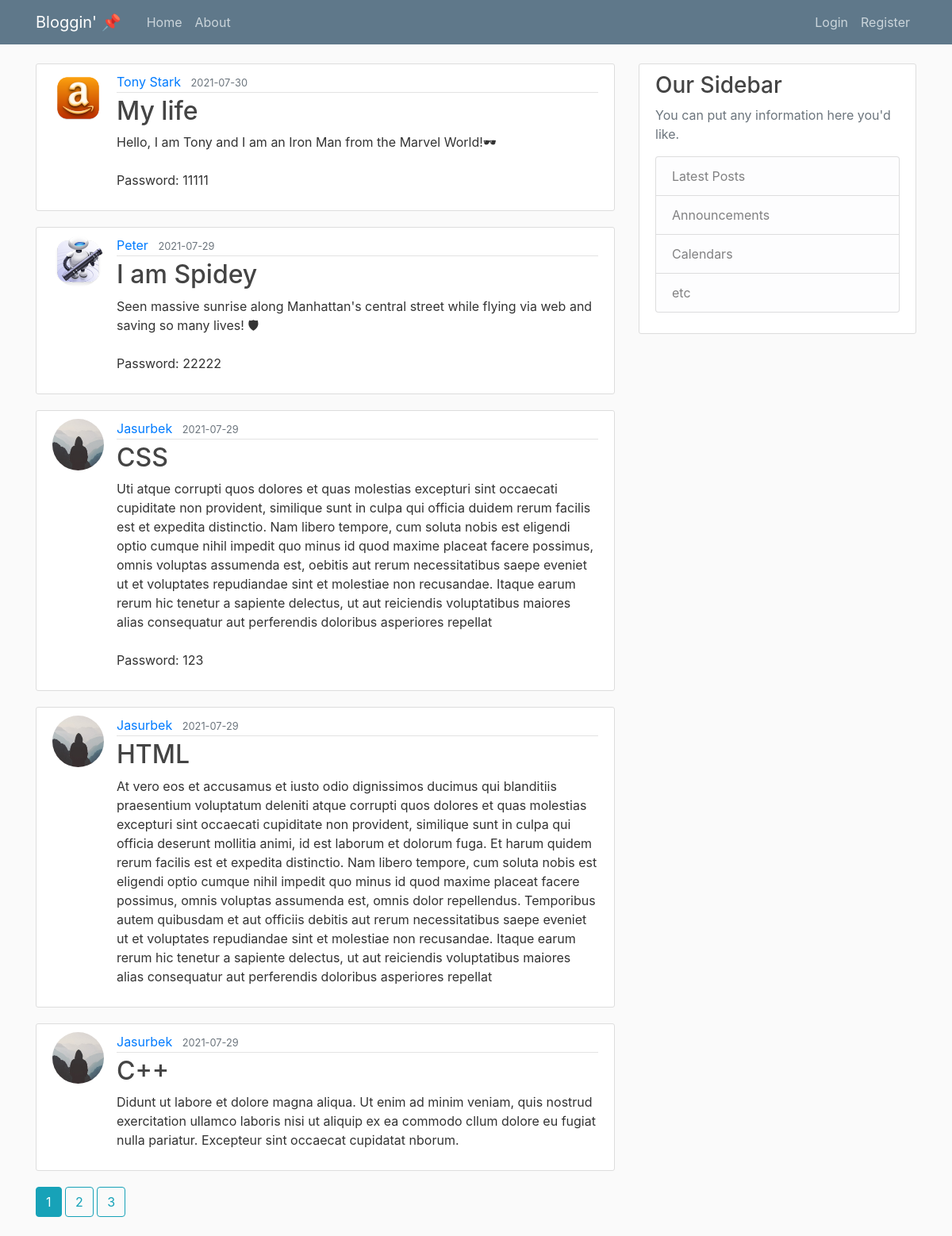
Page /home on the earlier database version.
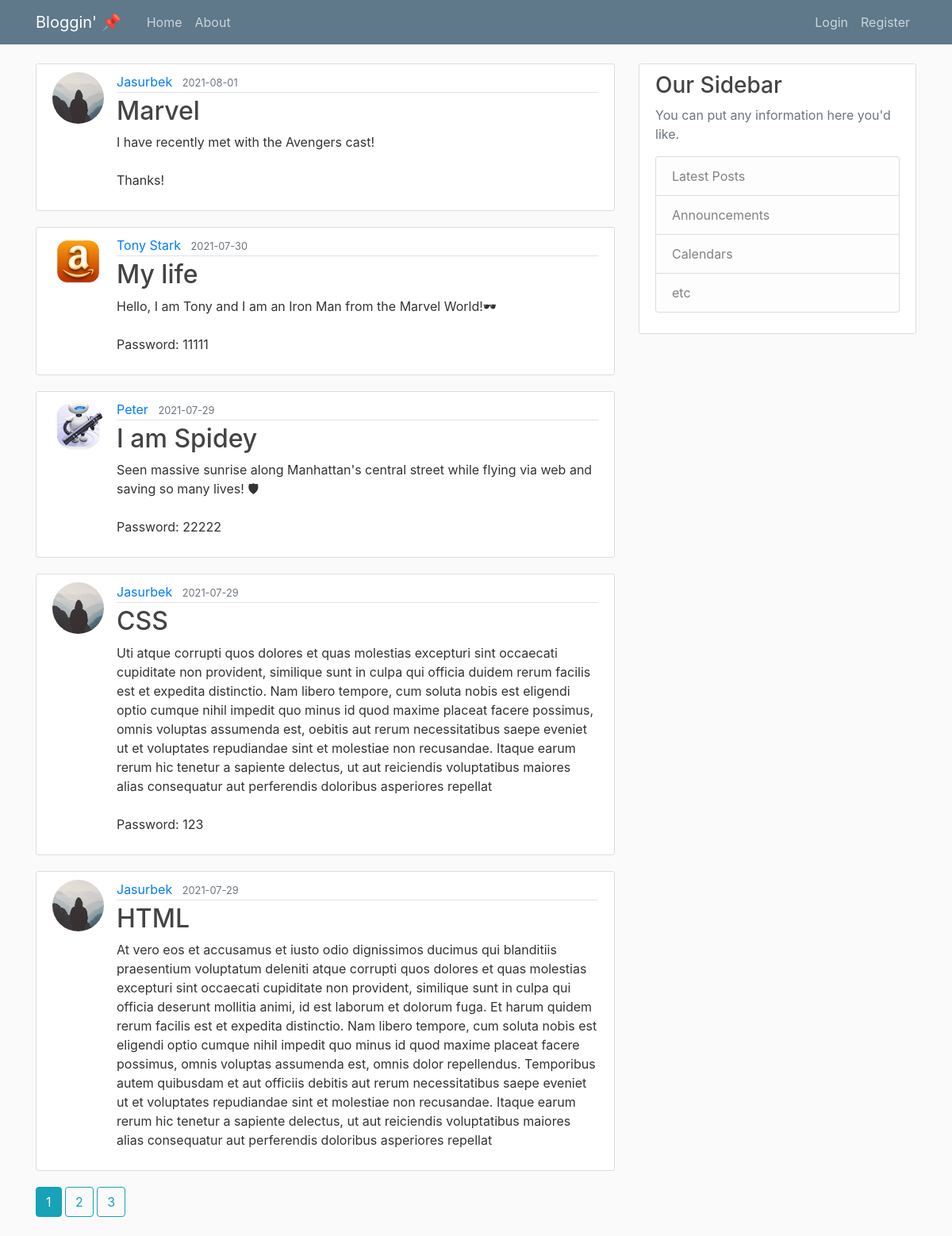
Same page on the later database version.
### main_flask/models.py (models this page shows, shortened)
class Post(db.Model):
    id = db.Column(db.Integer, primary_key=True)
    title = db.Column(db.String(100), nullable=False)
    date_posted = db.Column(db.DateTime, nullable=False,
                            default=datetime.utcnow)
    content = db.Column(db.Text, nullable=False)
    user_id = db.Column(db.Integer, db.ForeignKey('user.id'), nullable=False)

class User(db.Model, UserMixin):
    id = db.Column(db.Integer, primary_key=True)
    username = db.Column(db.String(20), unique=True, nullable=False)
    email = db.Column(db.String(120), unique=True, nullable=False)
    image_file = db.Column(db.String(20), nullable=False,
                           default='default.jpg')
    password = db.Column(db.String(60), nullable=False)
    posts = db.relationship('Post', backref='author', lazy=True)

### main_flask/main/routes.py (the view)
@main.route("/")
@main.route("/home")  # two routes are available for the same page
def home():
    page = request.args.get('page', 1, type=int)
    posts = Post.query.order_by(Post.date_posted.desc()).paginate(page = page ,per_page = 5)
    return render_template('home_temp.html', posts=posts)

### main_flask/templates/home_temp.html
{% extends "layout.html" %}
{% block content %}
    {% for post in posts.items %}
        <article class="media content-section">
          <img class = "rounded-circle article-img" src = "{{ url_for('static', filename = 'profile_pics/' + post.author.image_file ) }}">
            <div class="media-body">
              <div class="article-metadata">
                <a class="mr-2" href="{{ url_for('users.user_posts', username=post.author.username) }}">{{ post.author.username }}</a>
                <small class="text-muted">{{ post.date_posted.strftime('%Y-%m-%d')}}</small>
              </div>
              <h2><a class="article-title" href="{{ url_for('posts.post', post_id = post.id) }}">{{ post.title }}</a></h2>
              <p class="article-content">{{ post.content }}</p>
            </div>
        </article>
    {% endfor %}
    {% for page_num in posts.iter_pages(left_edge=1, right_edge = 1, left_current = 1, right_current =2) %}
      {% if page_num %}
        {% if posts.page == page_num %}
            <a class = "btn btn-info mb-4" href="{{url_for('main.home', page=page_num)}}">{{ page_num }}</a>
        {% else %}
            <a class = "btn btn-outline-info mb-4" href="{{url_for('main.home', page=page_num)}}">{{ page_num }}</a>
        {% endif %}
      {% else %}
        ...
      {% endif %}
    {% endfor %}
{% endblock content %}

### main_flask/templates/layout.html (shortened to what this page needs)
<!DOCTYPE html>
<html lang="en">
<head>
     <link rel="stylesheet" href="https://maxcdn.bootstrapcdn.com/bootstrap/4.0.0/css/bootstrap.min.css">
     <link rel="stylesheet" type="text/css" href="{{ url_for('static', filename='main.css') }}">
</head>
<body>
    <header class="site-header">
        <nav class="navbar navbar-expand-md navbar-dark bg-steel fixed-top">
          <div class="container">
            <a class="navbar-brand mr-4" href="/">Bloggin' 📌</a>
            <div class="collapse navbar-collapse" id="navbarToggle">
              <div class="navbar-nav mr-auto">
                <a class="nav-item nav-link" href="{{ url_for('main.home') }}">Home</a>
                <a class="nav-item nav-link" href="{{ url_for('main.about') }}">About</a>
              </div>
              <div class="navbar-nav">
                {% if current_user.is_authenticated %}
                <a class="nav-item nav-link" href="{{ url_for('posts.new_post') }}">New Post</a>
                  <a class="nav-item nav-link" href="{{ url_for('users.account') }}">Account</a>
                  <a class="nav-item nav-link" href="{{ url_for('users.logout') }}">Logout</a>
                {% else %}
                  <a class="nav-item nav-link" href="{{ url_for('users.login') }}">Login</a>
                  <a class="nav-item nav-link" href="{{ url_for('users.register') }}">Register</a>
                {% endif %}
              </div>
            </div>
          </div>
        </nav>
    </header>
    <main role="main" class="container">
        <div class="row">
          <div class="col-md-8">
            {% block content %}{% endblock %}
          </div>
          <div class="col-md-4">
            <div class="content-section">
              <h3>Our Sidebar</h3>
              <p class='text-muted'>You can put any information here you'd like.
                <ul class="list-group">
                  <li class="list-group-item list-group-item-light">Latest Posts</li>
                  <li class="list-group-item list-group-item-light">Announcements</li>
                  <li class="list-group-item list-group-item-light">Calendars</li>
                  <li class="list-group-item list-group-item-light">etc</li>
                </ul>
              </p>
            </div>
          </div>
        </div>
    </main>
</body>
</html>

### main_flask/static/main.css (style rules this page uses)
body { background: #fafafa; color: #333333; margin-top: 5rem; }
h1, h2, h3, h4, h5, h6 { color: #444444; }
.bg-steel { background-color: #5f788a; }
.site-header .navbar-nav .nav-link { color: #cbd5db; }
.content-section { background: #ffffff; padding: 10px 20px; border: 1px solid #dddddd; border-radius: 3px; margin-bottom: 20px; }
.article-title { color: #444444; }
.article-content { white-space: pre-line; }
.article-img { height: 65px; width: 65px; margin-right: 16px; }
.article-metadata { padding-bottom: 1px; margin-bottom: 4px; border-bottom: 1px solid #e3e3e3; }

Differences in the rows shown:
no longer on this page (row unchanged): Post: image_file (placeholder picture), author.username "Jasurbek", date_posted "2021-07-29", title "C++", content "Didunt ut labore et dolore magna aliqua. Ut enim ad minim veniam, quis nostrud exercitation ullamco laboris nisi ut aliquip ex ea commodo cllum dolore eu fugiat nulla pariatur. Excepteur sint occaecat cupidatat nborum."
added Post: image_file (placeholder picture), author.username "Jasurbek", date_posted "2021-08-01", title "Marvel", content "I have recently met with the Avengers cast! Thanks!"
